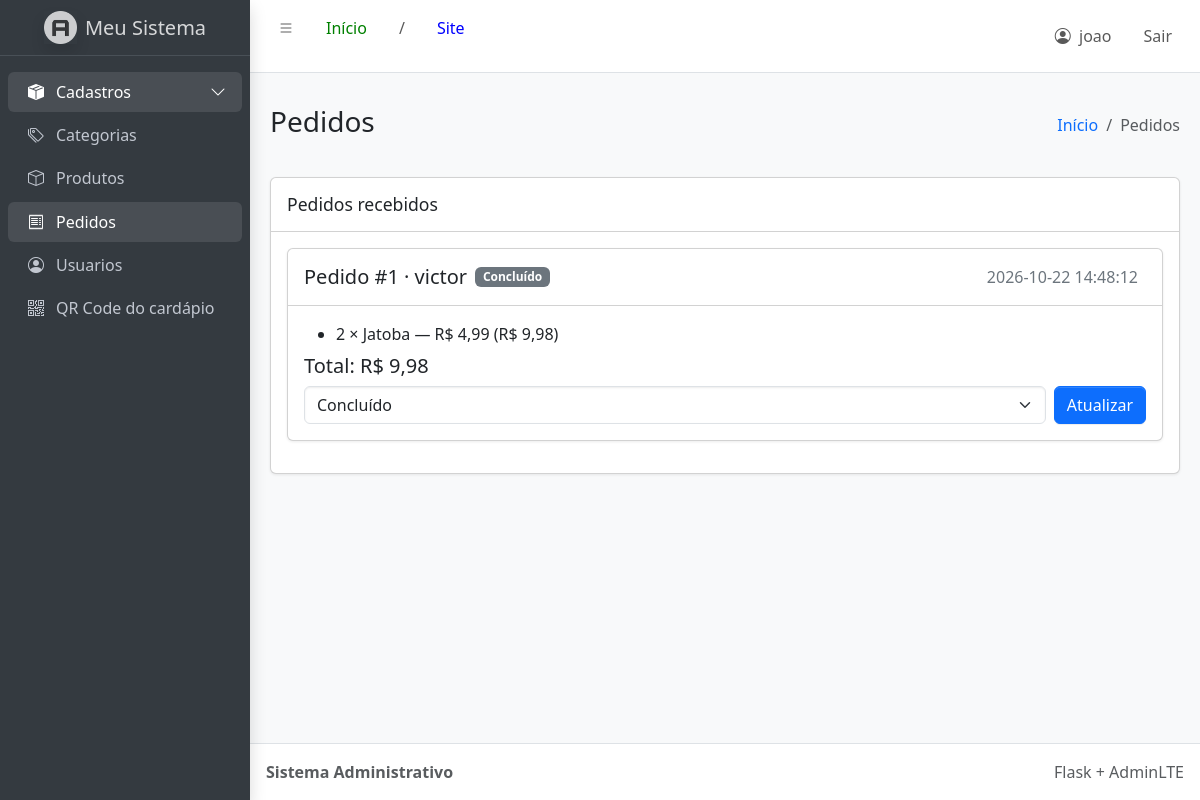
The app's page /admin/pedidos (signed in), older data.
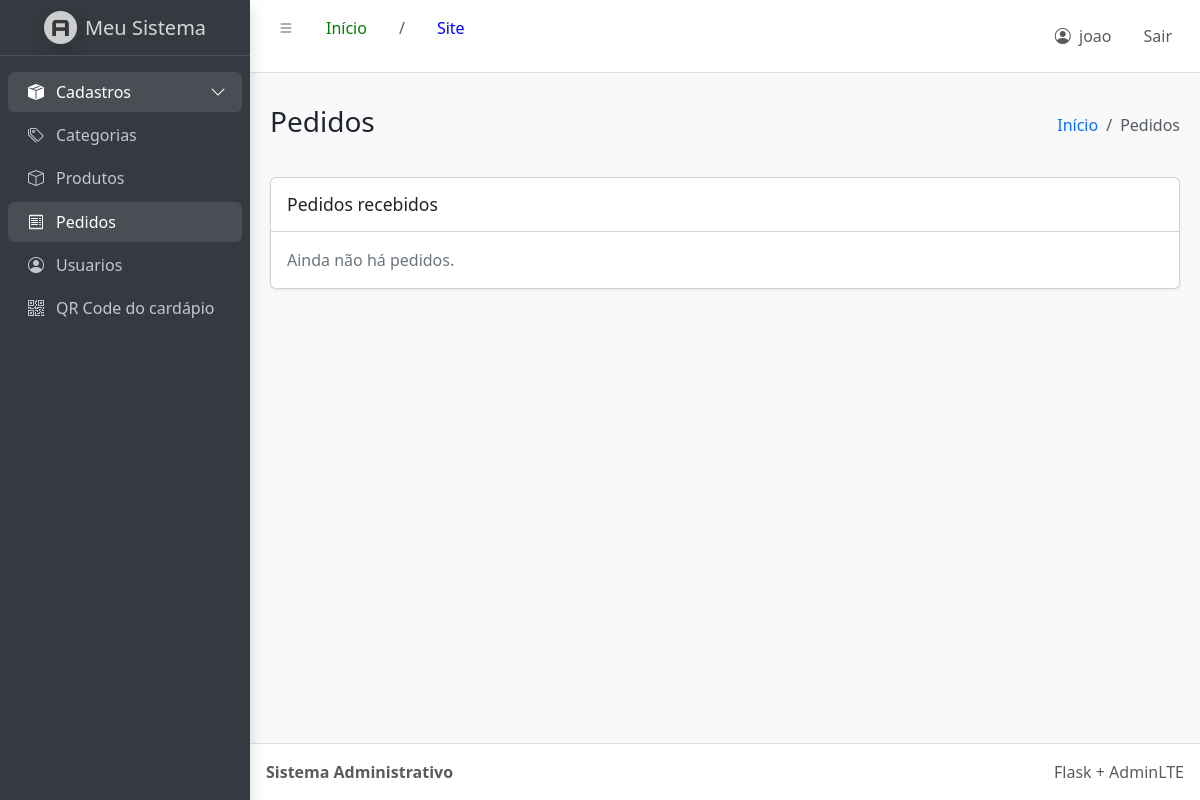
The same page, newer data.
### tables this page shows
CREATE TABLE pedido (
    id INTEGER PRIMARY KEY AUTOINCREMENT,
    cliente_nome TEXT NOT NULL CHECK(length(cliente_nome) BETWEEN 1 AND 100),
    cliente_telefone TEXT,
    observacoes TEXT,
    status TEXT NOT NULL DEFAULT 'novo'
        CHECK(status IN ('novo', 'aceito', 'preparando', 'pronto', 'concluido', 'cancelado')),
    total_centavos INTEGER NOT NULL CHECK(total_centavos >= 0),
    criado_em TEXT NOT NULL DEFAULT CURRENT_TIMESTAMP,
    atualizado_em TEXT NOT NULL DEFAULT CURRENT_TIMESTAMP
);

CREATE TABLE item_pedido (
    id INTEGER PRIMARY KEY AUTOINCREMENT,
    pedido_id INTEGER NOT NULL REFERENCES pedido(id) ON DELETE CASCADE,
    produto_id INTEGER,
    produto_nome TEXT NOT NULL,
    quantidade INTEGER NOT NULL CHECK(quantidade BETWEEN 1 AND 99),
    preco_unitario_centavos INTEGER NOT NULL CHECK(preco_unitario_centavos >= 0),
    subtotal_centavos INTEGER NOT NULL CHECK(subtotal_centavos >= 0)
);

### orders.py (the view)
@orders.route('/admin/pedidos')
def listar_pedidos():
    with _banco() as conexao:
        pedidos = conexao.execute(
            '''SELECT id, cliente_nome, cliente_telefone, observacoes,
                      status, total_centavos, criado_em
               FROM pedido
               ORDER BY CASE status WHEN 'novo' THEN 0 ELSE 1 END, id DESC'''
        ).fetchall()
        itens = conexao.execute(
            '''SELECT pedido_id, produto_nome, quantidade,
                      preco_unitario_centavos, subtotal_centavos
               FROM item_pedido
               ORDER BY id'''
        ).fetchall()
    itens_por_pedido = {}
    for item in itens:
        itens_por_pedido.setdefault(item['pedido_id'], []).append(item)
    return render_template(
        'admin/pedidos.html',
        pedidos=pedidos,
        itens_por_pedido=itens_por_pedido,
        status_pedido=STATUS_PEDIDO,
    )

### app.py (called while the page is built, shortened)
@app.before_request
def exigir_login():
    endpoints_publicos = {
        'static',
        'inicio_publico',
        'loginUsuario',
        'catalogo',
        'viewer_categoria',
        'viewer_produto',
        'orders.criar_pedido',
    }
    if request.endpoint not in endpoints_publicos and 'usuario_id' not in session:
        flash('Faça login para acessar essa página.', 'warning')
        return redirect(url_for('loginUsuario'))

### database.py (called while the page is built)
@contextmanager
def abrir_banco(caminho_banco, habilitar_chaves_estrangeiras=False):
    conexao = conectar(caminho_banco, habilitar_chaves_estrangeiras)
    try:
        with conexao:
            yield conexao
    finally:
        conexao.close()

def conectar(caminho_banco, habilitar_chaves_estrangeiras=False):
    conexao = sqlite3.connect(caminho_banco, timeout=10)
    conexao.row_factory = sqlite3.Row
    if habilitar_chaves_estrangeiras:
        conexao.execute('PRAGMA foreign_keys = ON')
    return conexao

### orders.py (called while the page is built)
def _banco():
    return abrir_banco(
        current_app.config['DATABASE'],
        habilitar_chaves_estrangeiras=True,
    )

### templates/admin/pedidos.html (shortened to what this page needs)
{% extends 'admin/base.html' %}
{% block page_title %}Pedidos{% endblock %}
{% block breadcrumb %}Pedidos{% endblock %}
{% block content %}
<div class="card">
  <div class="card-header">
    <h3 class="card-title mb-0">Pedidos recebidos</h3>
  </div>
  <div class="card-body">
    {% for pedido in pedidos %}
    <article class="card mb-3 {% if pedido.status == 'novo' %}border-danger{% endif %}">
      <div class="card-header d-flex flex-wrap align-items-center gap-2">
        <h2 class="h5 mb-0">Pedido #{{ pedido.id }} · {{ pedido.cliente_nome }}</h2>
        <span class="badge {% if pedido.status == 'novo' %}text-bg-danger{% else %}text-bg-secondary{% endif %}">
          {{ status_pedido[pedido.status] }}
        </span>
        <time class="ms-auto text-secondary" datetime="{{ pedido.criado_em }}">
          {{ pedido.criado_em }}
        </time>
      </div>
      <div class="card-body">
        <ul class="mb-2">
          {% for item in itens_por_pedido.get(pedido.id, []) %}
          <li>
            {{ item.quantidade }} × {{ item.produto_nome }}
            — R$ {{ '%.2f'|format(item.preco_unitario_centavos / 100)|replace('.', ',') }}
            (R$ {{ '%.2f'|format(item.subtotal_centavos / 100)|replace('.', ',') }})
          </li>
          {% endfor %}
        </ul>
        <p class="h5">
          Total: R$ {{ '%.2f'|format(pedido.total_centavos / 100)|replace('.', ',') }}
        </p>
        <form action="{{ url_for('orders.atualizar_status', pedido_id=pedido.id) }}"
              method="post" class="d-flex gap-2">
          <select class="form-select" id="status-{{ pedido.id }}" name="status">
            {% for chave, rotulo in status_pedido.items() %}
            <option value="{{ chave }}" {% if pedido.status == chave %}selected{% endif %}>
              {{ rotulo }}
            </option>
            {% endfor %}
          </select>
          <button class="btn btn-primary text-nowrap" type="submit">Atualizar</button>
        </form>
      </div>
    </article>
    {% else %}
    <p class="text-secondary mb-0">Ainda não há pedidos.</p>
    {% endfor %}
  </div>
</div>
{% endblock %}

Row changes from the older to the newer data that the page shows:
removed pedido: id "1", cliente_nome "victor", status "Concluído", criado_em "2026-10-22 14:48:12", total_centavos "9,98"
removed item_pedido: quantidade "2", produto_nome "Jatoba", preco_unitario_centavos "4,99", subtotal_centavos "9,98"
Text that changed along with them:
text now shown: "Ainda não há pedidos."
